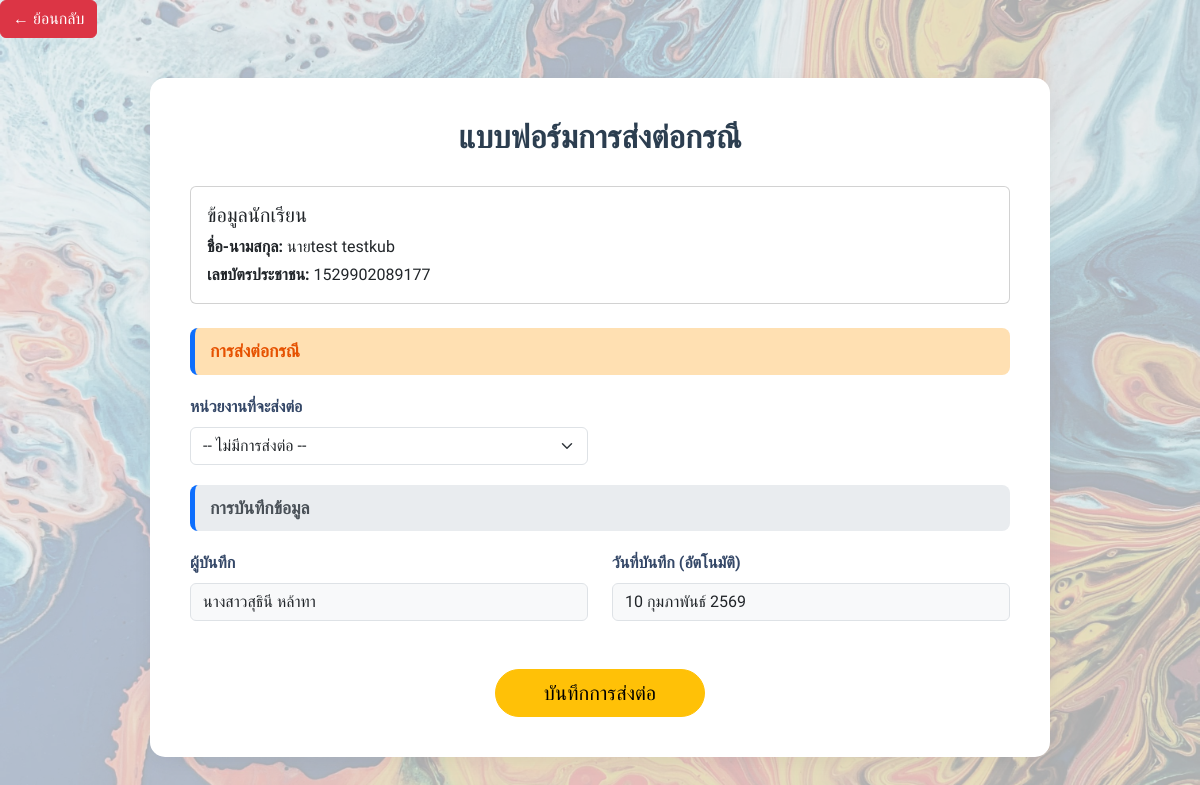
The page /forward_case.php?pid=1529902089177 (signed in) on the database its author committed.
### tables this page shows
CREATE TABLE `student_data` (
  `school_id` int(11) DEFAULT NULL COMMENT 'รหัสโรงเรียน',
  `pid` varchar(13) NOT NULL COMMENT 'รหัสบัตรประชาชน',
  `sex` int(11) DEFAULT NULL,
  `prefix_id` int(11) DEFAULT NULL COMMENT 'ไอดีคำนำหน้าชื่อ',
  `fname` varchar(100) DEFAULT NULL COMMENT 'ชื่อ',
  `lname` varchar(100) DEFAULT NULL COMMENT 'นามสกุล',
  `age` int(11) DEFAULT NULL COMMENT 'อายุ',
  `class` varchar(20) DEFAULT NULL COMMENT 'ชั้นเรียน',
  `room` varchar(20) DEFAULT NULL COMMENT 'ห้อง',
  `tel` varchar(10) DEFAULT NULL COMMENT 'เบอร์โทรศัพท์',
  `date_time` datetime DEFAULT NULL COMMENT 'เวลาที่กรอกแบบฟอร์ม'
);

CREATE TABLE `prefix` (
  `prefix_id` int(11) NOT NULL,
  `prefix_name` varchar(50) NOT NULL
);

CREATE TABLE `users` (
  `username` varchar(20) NOT NULL,
  `password` varchar(255) DEFAULT NULL,
  `typeuser` varchar(20) DEFAULT NULL,
  `comment` varchar(100) DEFAULT NULL,
  `pid` varchar(13) DEFAULT NULL COMMENT 'รหัสบัตรประชาชน',
  `prefix_id` int(11) DEFAULT NULL COMMENT 'Foreign Key เชื่อมกับตาราง prefix',
  `fname` varchar(100) DEFAULT NULL COMMENT 'ชื่อจริง',
  `lname` varchar(100) DEFAULT NULL COMMENT 'นามสกุล',
  `position` varchar(100) DEFAULT NULL COMMENT 'ตำแหน่ง'
);

### public/forward_case.php (the view, shortened to what this page needs)
<?php
$db = Database::connect();
$pid = $_GET['pid'] ?? '';
$student = [];
if (!empty($pid)) {
    $stmt_std = $db->prepare("SELECT s.*, p.prefix_name, sc.school_name, sx.sex_name
                              FROM student_data s
                              LEFT JOIN prefix p ON s.prefix_id = p.prefix_id
                              LEFT JOIN school sc ON s.school_id = sc.school_id
                              LEFT JOIN sex sx ON s.sex = sx.sex_id
                              WHERE s.pid = :pid");
    $stmt_std->execute([':pid' => $pid]);
    $student = $stmt_std->fetch(PDO::FETCH_ASSOC);
}
$recorder_name = "";
if (isset($_SESSION['user']['username'])) {
    $current_user = $_SESSION['user']['username'];
    $sql_recorder = "SELECT p.prefix_name, u.fname, u.lname
                     FROM users u
                     INNER JOIN prefix p ON u.prefix_id = p.prefix_id
                     WHERE u.username = :username";
    $stmt = $db->prepare($sql_recorder);
    $stmt->execute([':username' => $current_user]);
    $res = $stmt->fetch(PDO::FETCH_ASSOC);
    if ($res) {
        $recorder_name = $res['prefix_name'] . $res['fname'] . ' ' . $res['lname'];
    }
}
?>
<!DOCTYPE html>
<html lang="th">
<head>
    <link rel="stylesheet" href="https://cdn.jsdelivr.net/npm/sweetalert2@11/dist/sweetalert2.min.css">
    <link href="https://cdn.jsdelivr.net/npm/bootstrap@5.3.3/dist/css/bootstrap.min.css" rel="stylesheet">
    <link href="css/style.css" rel="stylesheet">
    <link href="css/closure_report.css" rel="stylesheet">
</head>
<body>
    <div class="d-flex justify-content-between align-items-center mb-4">
        <a href="add_case_history.php?pid=<?= htmlspecialchars($pid) ?>" class="btn btn-danger">← ย้อนกลับ</a>
    </div>
    <div class="container container-form">
        <h2>แบบฟอร์มการส่งต่อกรณี</h2>
        <div class="card mb-4">
            <div class="card-body">
                <h5 class="card-title">ข้อมูลนักเรียน</h5>
                <p class="mb-1"><strong>ชื่อ-นามสกุล:</strong> <?= htmlspecialchars(($student['prefix_name']??'') . ($student['fname']??'') . ' ' . ($student['lname']??'')) ?></p>
                <p class="mb-0"><strong>เลขบัตรประชาชน:</strong> <?= htmlspecialchars($pid) ?></p>
            </div>
        </div>
        <form action="save_forward.php" method="post">
            <div class="form-section-header" style="background-color: #ffe0b2; color: #e65100;">การส่งต่อกรณี</div>
            <div class="row mb-3">
                <div class="col-md-6">
                    <label class="form-label">หน่วยงานที่จะส่งต่อ</label>
                    <select name="referral_agency" id="referral_agency" class="form-select">
                        <option value="" selected>-- ไม่มีการส่งต่อ --</option>
                    </select>
                </div>
            </div>
            <div class="form-section-header">การบันทึกข้อมูล</div>
            <div class="row mb-4">
                <div class="col-md-6">
                    <label class="form-label">ผู้บันทึก</label>
                    <input type="text" name="recorder_name" class="form-control bg-light" value="<?= htmlspecialchars($recorder_name) ?>" readonly required>
                </div>
                <div class="col-md-6">
                    <label class="form-label">วันที่บันทึก (อัตโนมัติ)</label>
                    <input type="text" id="record_date_display" class="form-control bg-light" readonly>
                </div>
            </div>
            <div class="text-center mt-5">
                <button type="submit" class="btn btn-warning btn-lg px-5 rounded-pill">
                    บันทึกการส่งต่อ
                </button>
            </div>
        </form>
    </div>
</body>
</html>

### public/css/style.css (style rules this page uses)
:root { --font-family-sans: 'Mitr', sans-serif; --font-family-heading: 'Mitr', sans-serif; }
body { background-color: #BBE0EF; position: relative; background-attachment: fixed; font-family: var(--font-family-sans); }
h1, h2, h3, h4, h5, h6, .h1, .h2, .h3, .h4, .h5, .h6 { font-family: var(--font-family-heading); }
body::before { content: ""; position: fixed; top: 0; left: 0; width: 100%; height: 100%; background-image: url('../image/bg_login.jpg'); background-size: cover; background-position: center; background-repeat: no-repeat; opacity: 0.30; z-index: -1; }

### public/css/closure_report.css (style rules this page uses)
body { background-color: #f5f7fa; }
.container-form { max-width: 900px; margin: 40px auto; background: #ffffff; padding: 40px; border-radius: 15px; box-shadow: 0 4px 20px rgba(0, 0, 0, 0.05); }
h2 { color: #2c3e50; font-weight: bold; margin-bottom: 30px; text-align: center; }
.form-section-header { background-color: #e9ecef; padding: 10px 15px; border-radius: 8px; margin-bottom: 20px; margin-top: 20px; color: #495057; font-weight: bold; font-size: 1.1rem; border-left: 5px solid #0d6efd; }
.form-label { font-weight: 600; color: #344767; }

### rows shown on the page
student_data: prefix+fname+lname "นายtest testkub"
users: recorder_name "นางสาวสุธินี หล้าทา"

### other values the page prints
$pid "1529902089177"
